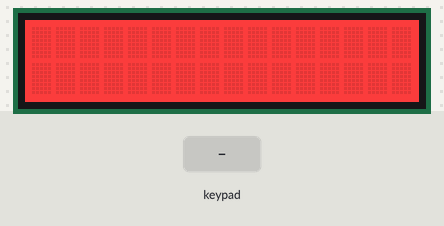
Recording of a sketch running on a simulated Arduino Uno, built with avr-gcc and run on an emulated ATmega328P. Parts: 16×2 character LCD. The inputs (shaded band) are chosen by the test bench. What the sketch prints to the serial monitor is not drawn.

Above: at 1.3 s.
1.4 s: key 'D' pressed
At 2.1 s:
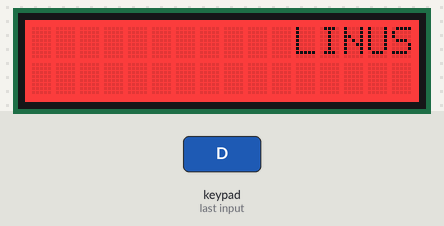
3.1 s: key 'L' pressed
4.9 s: key 'R' pressed
At 5.8 s:
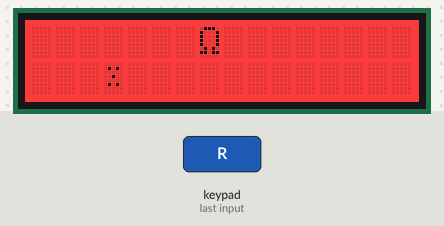
6.8 s: key 'D' pressed
At 8.4 s:
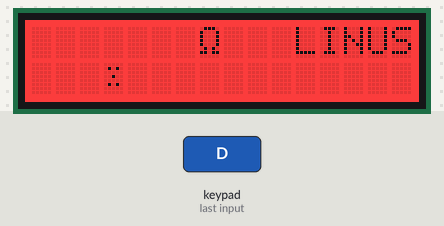
Timing chart, 0 to 9.4 s (numbered marks = the images above; inputs shaded):
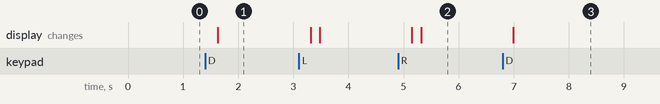

The sketch:

Etape05.ino
```cpp
// Étape 5

// Librairies utilisés :
#include <Wire.h>
#include <Adafruit_RGBLCDShield.h>
#include <Utility/Adafruit_MCP23017.h>

byte sourire[8]   = { B00000, B10001, B00000, B00000, B10001, B01110, B00000, };
byte triste[8]    = { B00000, B10001, B00000, B00100, B01010, B10001, B00000, };
byte ohm[8]       = { B01110, B10001, B10001, B10001, B10001, B01010, B11011, };
byte personnel[8] = { B00000, B01010, B00000, B00100, B00000, B01010, B00000, };

Adafruit_RGBLCDShield lcd = Adafruit_RGBLCDShield();

// Utilisé pour un afficheur RGB.
// Notre afficheur est NB
#define RED 0x1
#define GREEN 0x2

void setup() {
  Serial.begin(9600);
  // Initialise le nombre de colonne et le nombre de lignes
  lcd.begin(16, 2);  // 16 colonnes et 2 lignes
  lcd.createChar(0, sourire);
  lcd.createChar(1, triste);
  lcd.createChar(2, ohm);
  lcd.createChar(3, personnel);
  lcd.write((uint8_t) 0);

  // Affiche le message pour un chronomètre
  int time = millis();
  lcd.print("Hello, world!");
  time = millis() - time;
  Serial.print("Took "); Serial.print(time); Serial.println(" ms");
  lcd.setBacklight(RED);
  lcd.setCursor(0, 1);

}

uint8_t i=0;
byte row = 1;
byte colO = 5;
byte colP = 5;

void loop()
{
  uint8_t buttons = lcd.readButtons();
  delay( 150 );

  if (buttons)
  {
    //lcd.clear();  // Efface la mémoire de l'afficheur.

    if (buttons & BUTTON_UP)
    {
      lcd.setCursor(6,1);
      lcd.print("                ");
      lcd.setBacklight(RED);
     }

    if (buttons & BUTTON_DOWN)
    {
      lcd.print ( "                ");
      lcd.setCursor(11,0);
      lcd.print("LINUS");
      lcd.setBacklight(RED);
    }

    // Ceci est le code pertinent pour l'étape 5
    if (buttons & BUTTON_LEFT)
    {  // le caractère se déplace vers la gauche
       // et apparapit de l'autre bord lorsque
       // on veut passer au délà de la limite.
       // Note: chaque caractère a sa propre variable pour la colonne,
       // autrement un affecte l'autre, ce qui est insensé.

       if (colP > 0)
          colP--;
       else
          colP = 15;

       lcd.setCursor(0,1);
       lcd.print("                ");
       lcd.setCursor(colP,1);
       lcd.write(byte (3));
    }

    // Ceci est le code pertinent pour l'étape 5
    if (buttons & BUTTON_RIGHT)
    {  // le caractère se déplace vers la droite
       // et apparapit de l'autre bord lorsque
       // on veut passer au délà de la limite.
       // Note: chaque caractère a sa propre variable pour la colonne,
       // autrement un affecte l'autre, ce qui est insensé.

        if (colO < 15)
          colO++;
        else
          colO = 0;

        lcd.setCursor(0,0);
        lcd.print("                ");
        lcd.setCursor(colO,0);
        lcd.write(byte (2));
    }

    if (buttons & BUTTON_SELECT)
    {    // Modifiez ce bloc au besoin
       lcd.setCursor(0,0);
       lcd.print ( "                ");  // affiche 16 espaces pour effacer la ligne
       lcd.setCursor(15,0);
       lcd.write(byte (2));
       lcd.setBacklight(RED);
    }
  }
  lcd.setBacklight(RED);
}
```

Measured:
- after the input at 1.4 s, the display: changes after 0.23 s (image 1)
- after the input at 4.9 s, the display: first changes after 0.25 s (image 2 shows a later state)
- after the input at 6.8 s, the display: changes after 0.19 s (image 3)
